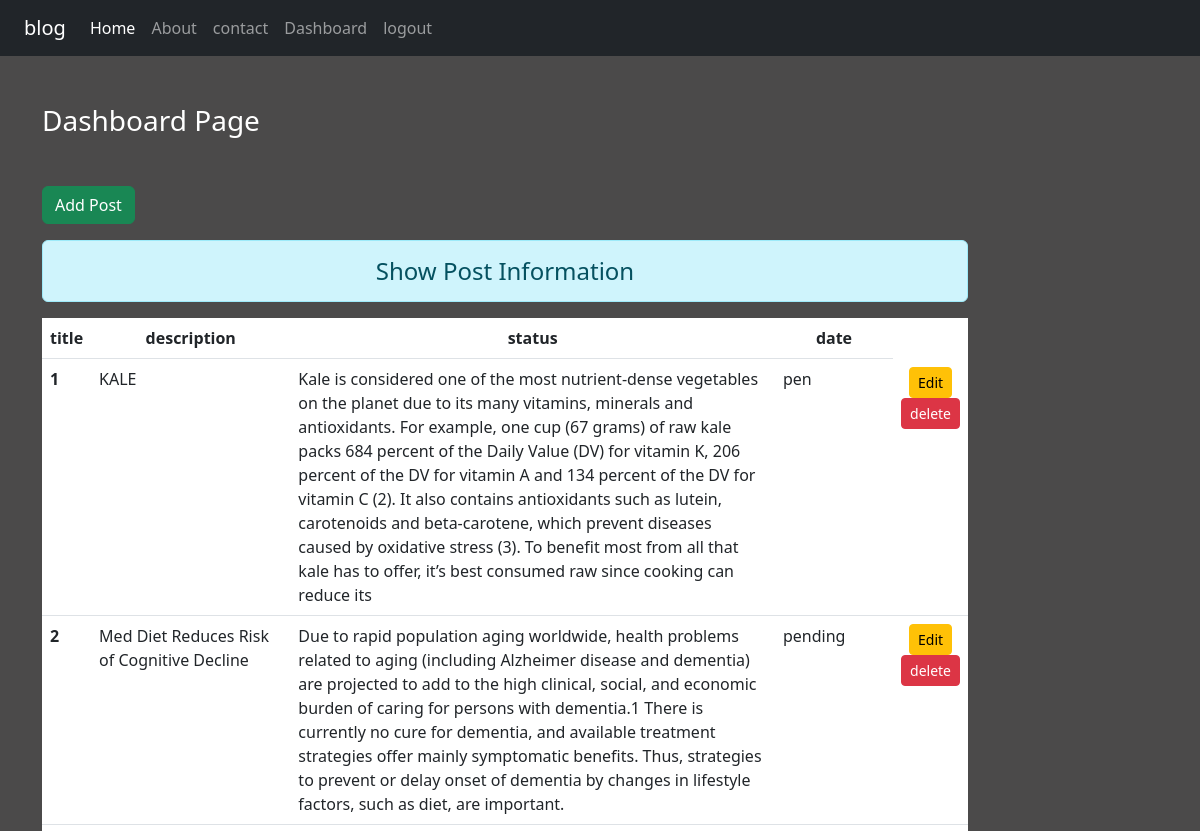
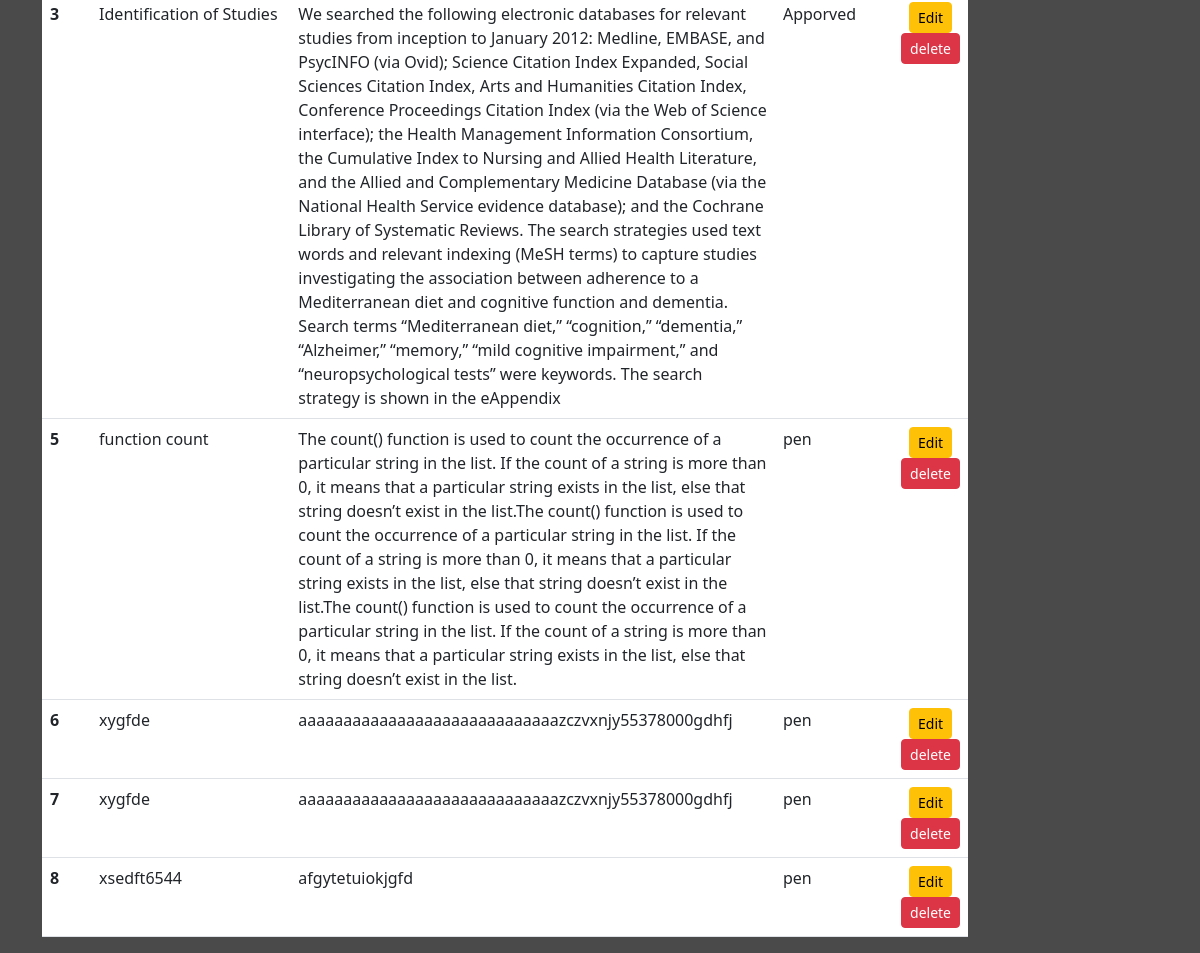
The app's page /dashboard/ (signed in) with its own data (2 pictures, top to bottom).
### blog/models.py (models this page shows, shortened)
class Post(models.Model):
    author = models.ForeignKey(User, on_delete=models.CASCADE)
    title = models.CharField(max_length=100)
    desc=models.TextField()
    date_posted = models.DateTimeField(default=datetime.now)
    status=models.CharField(max_length=50,choices=STATUS_CHOICES,default=STATUS_CHOICES[0][0])

### blog/views.py (the view)
# urls.py: path('dashboard/',views.dashboard,name='dashboard'),
def dashboard(request):
	speci_email=["asdfg@gmail.com","guria.bharti22@gmail.com","chotumotu@gmail.com"]
	if request.user.is_authenticated:
		if request.user.email in speci_email:
			post=Post.objects.all()
		else:
			post=Post.objects.filter(author=request.user)
		return render(request,'blog/dashboard.html',{'post':post})
	else:
		return HttpResponseRedirect('/login/')

### blog/templates/blog/dashboard.html
{% extends 'blog/base.html' %}
{%  load static %}
{% block content %}
<div class="col-sm-10">
	<h3 class="text-white my-5 font-weight-bold">Dashboard  Page</h3>
	<a href="{% url 'addpost' %}" class="btn btn-success">Add Post</a>
	<h4 class="text-center alert alert-info mt-3">Show Post Information
	</h4>
	{% if post %}
	<table class="table table-hover bg-white">
		<thead>
			<tr class="text-center">
				<th scope="col" style="width:2%">title</th>
				<th scope="col" style="width:28%">description</th>
				<th scope="col" style="width:55%">status</th>
				<th scope="col" style="width:15%">date</th>
			</tr>
		</thead>
		<tbody>
			{% for post in post %}
			<tr>
				<th scope="row">{{post.id}}</th>
				<td>{{post.title}}</td>
				<td>{{post.desc}}</td>
				<td class="my-3">{{post.status}}</td>
				<td class="text-center">
				<a href="{% url 'updatepost' post.id %}" class="btn btn-warning btn-sm">Edit</a>
				<form action="{% url 'deletepost' post.id %}" method="post" class="d-inline">{% csrf_token %}
				<input type="submit" class="btn btn-danger btn-sm" value="delete" >
					</form>
				</td>
			</tr>
			{% endfor %}
		</tbody>
	</table>
	{% else %}
	<h4 class="text-center alert alert-warning">No Records</h4>
	{% endif %}
</div>
{% endblock content %}

### blog/static/blog/css/style.css (style rules this page uses)
body { background-color: rgb(75, 74, 74); color: antiquewhite; }

### records on screen
Post: id "1", title "KALE", desc "Kale is considered one of the most nutrient-dense vegetables on the planet due to its many vitamins, minerals and antioxidants. For example, one cup (67 grams) of raw kale packs 684 percent of the Daily Value (DV) for vitamin K, 206 percent of the DV for vitamin A and 134 percent of the DV for vitamin C (2). It also contains antioxidants such as lutein, carotenoids and beta-carotene, which prevent diseases caused by oxidative stress (3). To benefit most from all that kale has to offer, it’s best consumed raw since cooking can reduce its", status "pen"
Post: id "2", title "Med Diet Reduces Risk of Cognitive Decline", desc "Due to rapid population aging worldwide, health problems related to aging (including Alzheimer disease and dementia) are projected to add to the high clinical, social, and economic burden of caring for persons with dementia.1 There is currently no cure for dementia, and available treatment strategies offer mainly symptomatic benefits. Thus, strategies to prevent or delay onset of dementia by changes in lifestyle factors, such as diet, are important.", status "pending"
Post: id "3", title "Identification of Studies", desc "We searched the following electronic databases for relevant studies from inception to January 2012: Medline, EMBASE, and PsycINFO (via Ovid); Science Citation Index Expanded, Social Sciences Citation Index, Arts and Humanities Citation Index, Conference Proceedings Citation Index (via the Web of Science interface); the Health Management Information Consortium, the Cumulative Index to Nursing and Allied Health Literature, and the Allied and Complementary Medicine Database (via the National Health Service evidence database); and the Cochrane Library of Systematic Reviews. The search strategies used text words and relevant indexing (MeSH terms) to capture studies investigating the association…", status "Apporved"
Post: id "5", title "function count", desc "The count() function is used to count the occurrence of a particular string in the list. If the count of a string is more than 0, it means that a particular string exists in the list, else that string doesn’t exist in the list.The count() function is used to count the occurrence of a particular string in the list. If the count of a string is more than 0, it means that a particular string exists in the list, else that string doesn’t exist in the list.The count() function is used to count the occurrence of a particular string in the list. If the count of a string is more than 0, it means that a particular string exists in the list, else that string doesn’t exist in the list.", status "pen"
Post: id "6", title "xygfde", desc "aaaaaaaaaaaaaaaaaaaaaaaaaaaaazczvxnjy55378000gdhfj", status "pen"
Post: id "7", title "xygfde", desc "aaaaaaaaaaaaaaaaaaaaaaaaaaaaazczvxnjy55378000gdhfj", status "pen"
Post: id "8", title "xsedft6544", desc "afgytetuiokjgfd", status "pen"
